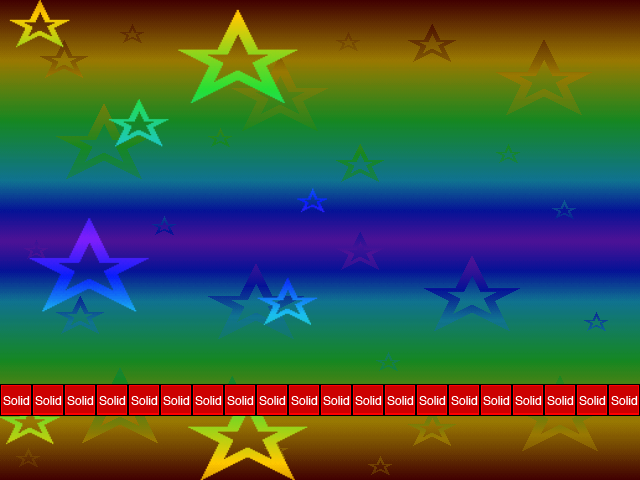

A level layout from a 2D game, rendered from its tile map. Below: a short description, then the map file with tile-grid data replaced by summaries:
An orthogonal 20x15 tile map with 32x32 px tiles, 2 tile layers (foreground, collision), 2 tilesets, 2 image layers and 5 objects (2x CoinEntity, mainPlayer, EnemyEntity, me.LevelEntity).

<map version="1.0" orientation="orthogonal" width="20" height="15" tilewidth="32" tileheight="32">
 <tileset firstgid="1" name="area01_level_tiles" tilewidth="32" tileheight="32">
  <image source="maps_tileset/area01_level_tiles.png" width="640" height="241" />
 </tileset>
 <tileset firstgid="141" name="metatiles32x32" tilewidth="32" tileheight="32">
  <image source="maps_tileset/metatiles32x32.png" width="160" height="32" />
  <tile id="0">
   <properties>
    <property name="type" value="solid" />
   </properties>
  </tile>
  <tile id="1">
   <properties>
    <property name="type" value="platform" />
   </properties>
  </tile>
 </tileset>
 <imagelayer name="Parallax_layer1" width="20" height="15">
  <image source="background_images/parallax1.png" />
  <properties>
   <property name="ratio" value="0.25" />
  </properties>
 </imagelayer>
 <imagelayer name="Parallax_layer2" width="20" height="15">
  <image source="background_images/parallax2.png" />
  <properties>
   <property name="ratio" value="0.35" />
  </properties>
 </imagelayer>
 <objectgroup color="#25a400" name="Entities" width="20" height="15">
  <properties>
   <property name="" value="" />
  </properties>
  <object name="mainPlayer" x="32" y="192" width="32" height="64">
   <properties>
    <property name="image" value="gripe_run_right" />
    <property name="spritewidth" value="64" />
   </properties>
  </object>
  <object name="CoinEntity" x="256" y="352" width="32" height="32">
   <properties>
    <property name="image" value="spinning_coin_gold" />
    <property name="spritewidth" value="32" />
   </properties>
  </object>
  <object name="CoinEntity" x="64" y="352" width="32" height="32">
   <properties>
    <property name="image" value="spinning_coin_gold" />
    <property name="spritewidth" value="32" />
   </properties>
  </object>
 </objectgroup>
 <objectgroup color="#a40000" name="EnemyEntities" width="20" height="15">
  <object name="EnemyEntity" x="384" y="0" width="160" height="64">
   <properties>
    <property name="image" value="wheelie_right" />
    <property name="spritewidth" value="64" />
   </properties>
  </object>
 </objectgroup>
 <objectgroup color="#00ff00" name="LevelEntities" width="20" height="15" visible="0">
  <object name="me.LevelEntity" x="32" y="224" width="64" height="64">
   <properties>
    <property name="duration" value="250" />
    <property name="fade" value="#000000" />
    <property name="to" value="area02" />
   </properties>
  </object>
 </objectgroup>
 <layer name="foreground" width="20" height="15">
  <data>[300 cells, 20 non-empty, 1 distinct tile ids]</data>
 </layer>
 <layer name="collision" width="20" height="15">
  <data>[300 cells, 20 non-empty, 1 distinct tile ids]</data>
 </layer>
</map>
